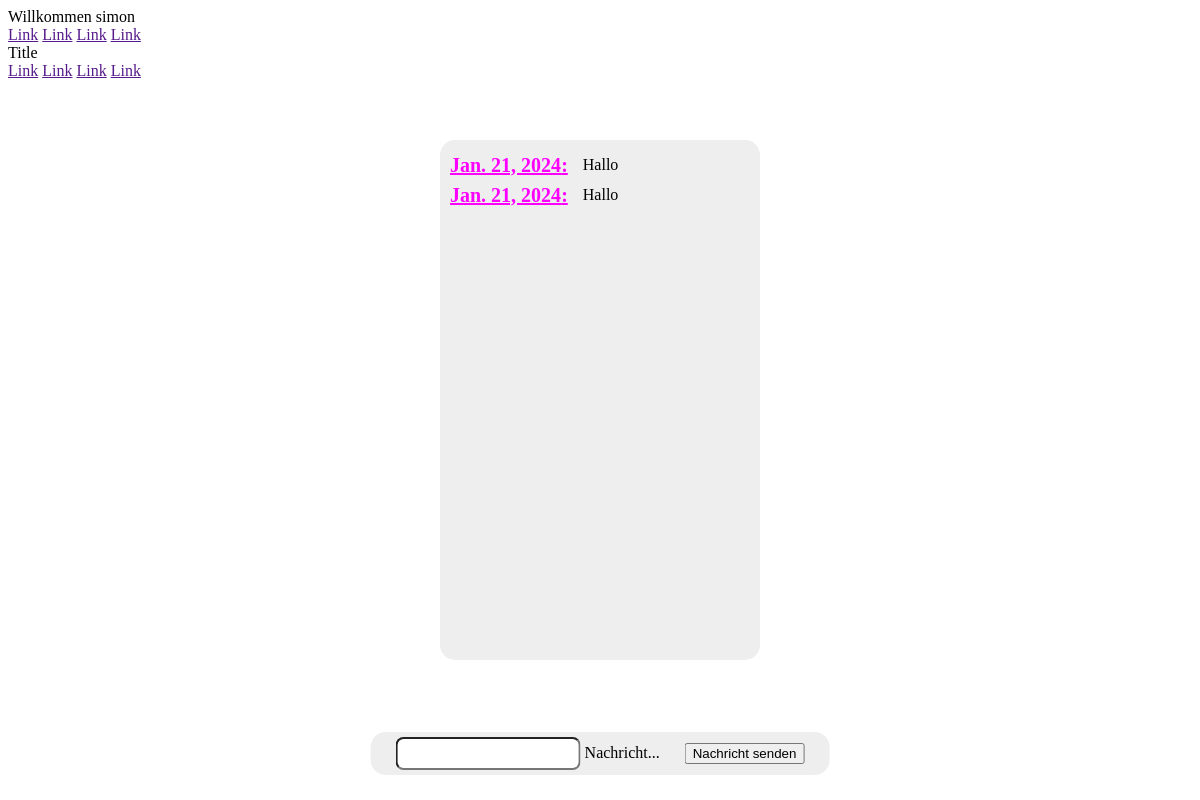
The app's page /chat/ (signed in), older data.
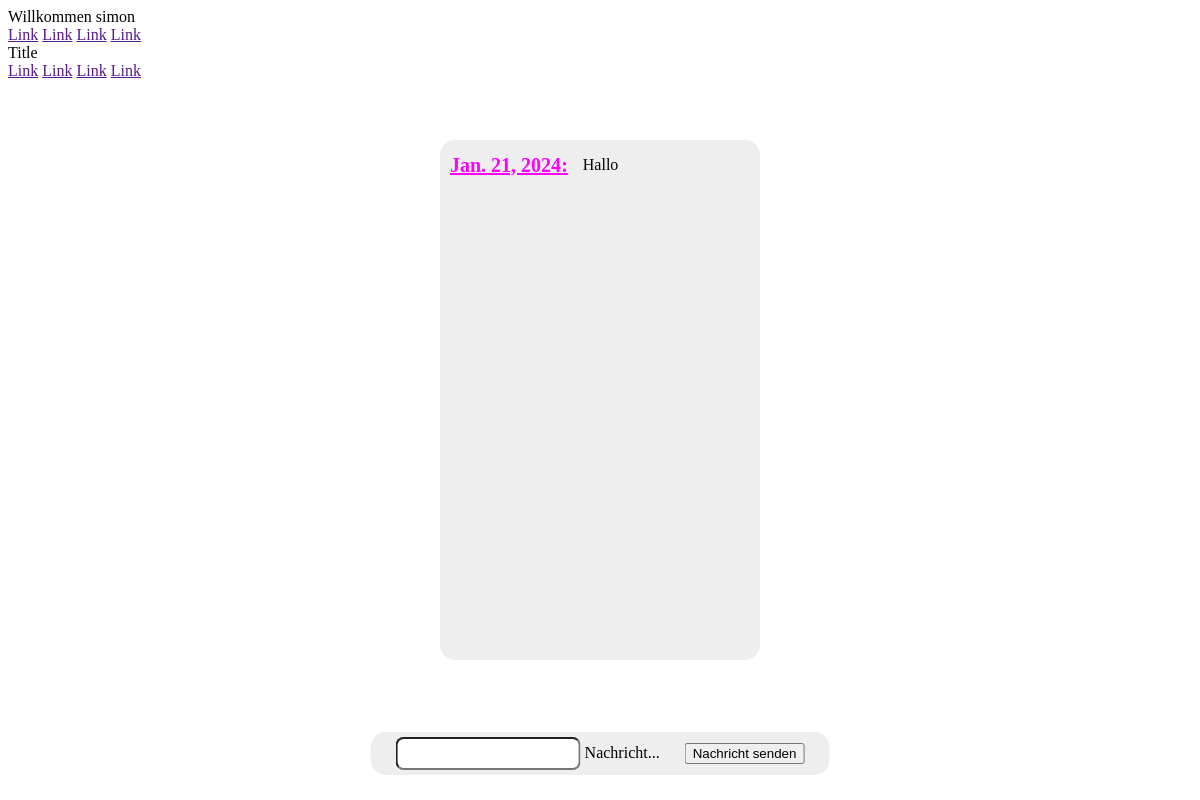
The same page, newer data.
### chat/models.py (models this page shows)
class Message(models.Model):
    text = models.CharField(max_length=500)
    created_at = models.DateField(default=date.today)
    chat = models.ForeignKey(Chat, on_delete=models.CASCADE)
    author = models.ForeignKey(settings.AUTH_USER_MODEL, on_delete=models.CASCADE, related_name='author_message_set')
    receiver = models.ForeignKey(settings.AUTH_USER_MODEL, on_delete=models.CASCADE, related_name='receiver_message_set')

### chat/views.py (the view)
# urls.py: path('chat/', index),
def index(request):
    if request.method == 'POST':
        print(f'Recived data {request.POST["message"]}')
        Message.objects.create(text=request.POST["message"], chat=Chat.objects.get(id=2), author=request.user,
                               receiver=request.user)
    chatmessages = Message.objects.filter(chat__id=2)
    return render(request, 'index.html', {'messages': chatmessages})

### chat/templates/index.html (shortened to what this page needs)
{% extends "base.html" %}
{% block content %}
{% if request.user.is_authenticated %}
<section class="chat-frame">
    {% for message in messages %}
    <div class="single-message">
        <h1>{{ message.created_at }}:</h1>
        <p>{{ message.text }}</p>
    </div>
    {% endfor %}
</section>
<form class="chat-form" onsubmit="sendMessage(); return false;" method="post">
    <div class="mdl-textfield mdl-js-textfield mdl-textfield--floating-label">
        <input name="message" class="mdl-textfield__input" type="text" id="messageinput">
        <label class="mdl-textfield__label" for="sample3">Nachricht...</label>
    </div>
    <button class="mdl-button mdl-js-button mdl-button--raised mdl-js-ripple-effect mdl-button--accent">
        Nachricht senden
    </button>
</form>
{% else %}
<section class="else">
    <h2>Please log in!</h2>
    <h3>For log in click <a href="/login">here</a></h3>
</section>
{% endif %}
{% endblock %}

### templates/base.html (shortened to what this page needs)
<!DOCTYPE html>
<html lang="en">
<head>
    {% load static %}
    <link rel="stylesheet" href="{% static 'css/style.css' %}">
    <link rel="stylesheet" href="https://code.getmdl.io/1.3.0/material.indigo-pink.min.css">
</head>
<body>
<div class="mdl-layout mdl-js-layout mdl-layout--fixed-header">
    <header class="mdl-layout__header">
        <div class="mdl-layout__header-row">
            <span class="mdl-layout-title">Willkommen {{ request.user }}</span>
            <nav class="mdl-navigation mdl-layout--large-screen-only">
                <a class="mdl-navigation__link" href="">Link</a>
                <a class="mdl-navigation__link" href="">Link</a>
                <a class="mdl-navigation__link" href="">Link</a>
                <a class="mdl-navigation__link" href="">Link</a>
            </nav>
        </div>
    </header>
    <div class="mdl-layout__drawer">
        <span class="mdl-layout-title">Title</span>
        <nav class="mdl-navigation">
            <a class="mdl-navigation__link" href="">Link</a>
            <a class="mdl-navigation__link" href="">Link</a>
            <a class="mdl-navigation__link" href="">Link</a>
            <a class="mdl-navigation__link" href="">Link</a>
        </nav>
    </div>
    <main class="mdl-layout__content">
        <div class="page-content">
            {% block content %}
            {% endblock %}
        </div>
    </main>
</div>
</body>
</html>

### static/css/style.css (style rules this page uses)
.chat-frame { position: fixed; height: 500px; width: 300px; padding: 10px; border-radius: 15px; background: #EEEEEE; top: 50%; left: 50%; transform: translate(-50%, -50%); }

Row changes from the older to the newer data that the page shows:
removed Message: created_at "Jan. 21, 2024", text "Hallo"
